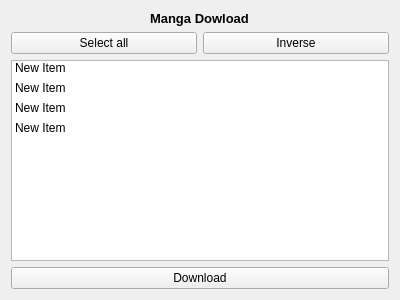
<?xml version="1.0" encoding="UTF-8"?>
<ui version="4.0">
 <class>Form</class>
 <widget class="QWidget" name="Form">
  <property name="geometry">
   <rect>
    <x>0</x>
    <y>0</y>
    <width>400</width>
    <height>300</height>
   </rect>
  </property>
  <property name="windowTitle">
   <string>Form</string>
  </property>
  <layout class="QGridLayout" name="gridLayout">
   <item row="0" column="1">
    <layout class="QVBoxLayout" name="verticalLayout">
     <item alignment="Qt::AlignHCenter">
      <widget class="QLabel" name="label">
       <property name="font">
        <font>
         <pointsize>10</pointsize>
         <weight>75</weight>
         <bold>true</bold>
        </font>
       </property>
       <property name="text">
        <string>Manga Dowload</string>
       </property>
      </widget>
     </item>
     <item>
      <layout class="QHBoxLayout" name="horizontalLayout">
       <item>
        <widget class="QPushButton" name="selectAllMangaButton">
         <property name="text">
          <string>Select all</string>
         </property>
        </widget>
       </item>
       <item>
        <widget class="QPushButton" name="inverseSelectedMangaButton">
         <property name="text">
          <string>Inverse</string>
         </property>
        </widget>
       </item>
      </layout>
     </item>
     <item>
      <widget class="QListWidget" name="listWidget">
       <property name="spacing">
        <number>10</number>
       </property>
       <property name="gridSize">
        <size>
         <width>0</width>
         <height>20</height>
        </size>
       </property>
       <property name="viewMode">
        <enum>QListView::ListMode</enum>
       </property>
       <property name="modelColumn">
        <number>0</number>
       </property>
       <property name="uniformItemSizes">
        <bool>true</bool>
       </property>
       <property name="wordWrap">
        <bool>true</bool>
       </property>
       <property name="selectionRectVisible">
        <bool>true</bool>
       </property>
       <item>
        <property name="text">
         <string>New Item</string>
        </property>
       </item>
       <item>
        <property name="text">
         <string>New Item</string>
        </property>
       </item>
       <item>
        <property name="text">
         <string>New Item</string>
        </property>
       </item>
       <item>
        <property name="text">
         <string>New Item</string>
        </property>
       </item>
      </widget>
     </item>
     <item>
      <widget class="QPushButton" name="selectedMangaDownloadButton">
       <property name="text">
        <string>Download</string>
       </property>
      </widget>
     </item>
    </layout>
   </item>
  </layout>
 </widget>
 <resources/>
 <connections/>
</ui>
